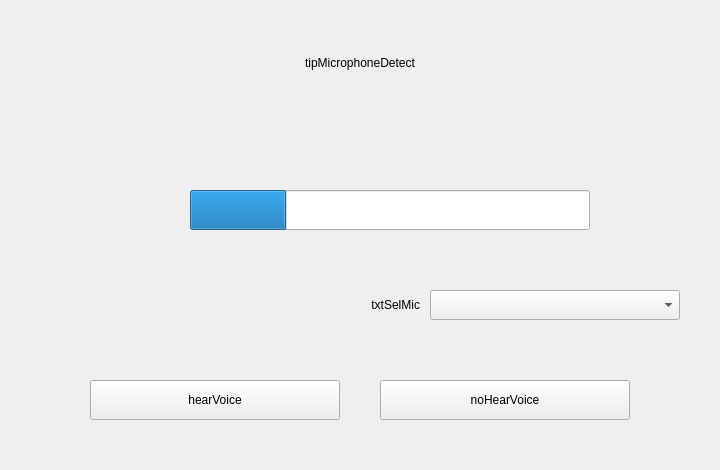
        <widget class="QWidget" name="page_micDetect">
         <layout class="QVBoxLayout" name="verticalLayout_4">
          <property name="spacing">
           <number>10</number>
          </property>
          <property name="leftMargin">
           <number>0</number>
          </property>
          <property name="topMargin">
           <number>10</number>
          </property>
          <property name="rightMargin">
           <number>0</number>
          </property>
          <property name="bottomMargin">
           <number>10</number>
          </property>
          <item>
           <widget class="QLabel" name="label_tipMicDetect">
            <property name="minimumSize">
             <size>
              <width>0</width>
              <height>60</height>
             </size>
            </property>
            <property name="maximumSize">
             <size>
              <width>16777215</width>
              <height>60</height>
             </size>
            </property>
            <property name="text">
             <string>tipMicrophoneDetect</string>
            </property>
            <property name="alignment">
             <set>Qt::AlignBottom|Qt::AlignHCenter</set>
            </property>
           </widget>
          </item>
          <item>
           <widget class="QLabel" name="label_msgMicDetect">
            <property name="minimumSize">
             <size>
              <width>0</width>
              <height>60</height>
             </size>
            </property>
            <property name="maximumSize">
             <size>
              <width>16777215</width>
              <height>60</height>
             </size>
            </property>
            <property name="text">
             <string/>
            </property>
            <property name="alignment">
             <set>Qt::AlignHCenter|Qt::AlignTop</set>
            </property>
           </widget>
          </item>
          <item>
           <spacer name="verticalSpacer_7">
            <property name="orientation">
             <enum>Qt::Vertical</enum>
            </property>
            <property name="sizeHint" stdset="0">
             <size>
              <width>20</width>
              <height>40</height>
             </size>
            </property>
           </spacer>
          </item>
          <item>
           <layout class="QHBoxLayout" name="hboxLayout_micVolume">
            <property name="spacing">
             <number>20</number>
            </property>
            <property name="sizeConstraint">
             <enum>QLayout::SetDefaultConstraint</enum>
            </property>
            <item>
             <spacer name="horizontalSpacer_8">
              <property name="orientation">
               <enum>Qt::Horizontal</enum>
              </property>
              <property name="sizeHint" stdset="0">
               <size>
                <width>40</width>
                <height>20</height>
               </size>
              </property>
             </spacer>
            </item>
            <item>
             <widget class="QLabel" name="label_micVolumeIcon">
              <property name="minimumSize">
               <size>
                <width>40</width>
                <height>40</height>
               </size>
              </property>
              <property name="maximumSize">
               <size>
                <width>40</width>
                <height>40</height>
               </size>
              </property>
              <property name="text">
               <string/>
              </property>
             </widget>
            </item>
            <item>
             <widget class="QProgressBar" name="progressBar_micVolume">
              <property name="minimumSize">
               <size>
                <width>400</width>
                <height>40</height>
               </size>
              </property>
              <property name="maximumSize">
               <size>
                <width>400</width>
                <height>40</height>
               </size>
              </property>
              <property name="value">
               <number>24</number>
              </property>
              <property name="textVisible">
               <bool>false</bool>
              </property>
              <property name="invertedAppearance">
               <bool>false</bool>
              </property>
             </widget>
            </item>
            <item>
             <spacer name="horizontalSpacer_9">
              <property name="orientation">
               <enum>Qt::Horizontal</enum>
              </property>
              <property name="sizeHint" stdset="0">
               <size>
                <width>40</width>
                <height>20</height>
               </size>
              </property>
             </spacer>
            </item>
           </layout>
          </item>
          <item>
           <spacer name="verticalSpacer_20">
            <property name="orientation">
             <enum>Qt::Vertical</enum>
            </property>
            <property name="sizeHint" stdset="0">
             <size>
              <width>20</width>
              <height>40</height>
             </size>
            </property>
           </spacer>
          </item>
          <item>
           <widget class="QWidget" name="widget_micSelect" native="true">
            <property name="minimumSize">
             <size>
              <width>0</width>
              <height>50</height>
             </size>
            </property>
            <property name="maximumSize">
             <size>
              <width>16777215</width>
              <height>50</height>
             </size>
            </property>
            <layout class="QHBoxLayout" name="horizontalLayout_4">
             <property name="spacing">
              <number>10</number>
             </property>
             <property name="leftMargin">
              <number>0</number>
             </property>
             <property name="topMargin">
              <number>0</number>
             </property>
             <property name="rightMargin">
              <number>0</number>
             </property>
             <property name="bottomMargin">
              <number>0</number>
             </property>
             <item>
              <widget class="QLabel" name="label_tipSelMic">
               <property name="minimumSize">
                <size>
                 <width>420</width>
                 <height>40</height>
                </size>
               </property>
               <property name="maximumSize">
                <size>
                 <width>420</width>
                 <height>40</height>
                </size>
               </property>
               <property name="text">
                <string>txtSelMic</string>
               </property>
               <property name="scaledContents">
                <bool>false</bool>
               </property>
               <property name="alignment">
                <set>Qt::AlignRight|Qt::AlignTrailing|Qt::AlignVCenter</set>
               </property>
              </widget>
             </item>
             <item>
              <widget class="QComboBox" name="comboBox_microphone">
               <property name="minimumSize">
                <size>
                 <width>250</width>
                 <height>30</height>
                </size>
               </property>
               <property name="maximumSize">
                <size>
                 <width>250</width>
                 <height>30</height>
                </size>
               </property>
              </widget>
             </item>
             <item>
              <spacer name="horizontalSpacer_11">
               <property name="orientation">
                <enum>Qt::Horizontal</enum>
               </property>
               <property name="sizeHint" stdset="0">
                <size>
                 <width>40</width>
                 <height>20</height>
                </size>
               </property>
              </spacer>
             </item>
            </layout>
           </widget>
          </item>
          <item>
           <spacer name="verticalSpacer_21">
            <property name="orientation">
             <enum>Qt::Vertical</enum>
            </property>
            <property name="sizeHint" stdset="0">
             <size>
              <width>20</width>
              <height>40</height>
             </size>
            </property>
           </spacer>
          </item>
          <item>
           <layout class="QHBoxLayout" name="hboxLayout_micBottom" stretch="0,0,0,0">
            <property name="spacing">
             <number>40</number>
            </property>
            <property name="sizeConstraint">
             <enum>QLayout::SetFixedSize</enum>
            </property>
            <item>
             <spacer name="horizontalSpacer_12">
              <property name="orientation">
               <enum>Qt::Horizontal</enum>
              </property>
              <property name="sizeHint" stdset="0">
               <size>
                <width>40</width>
                <height>20</height>
               </size>
              </property>
             </spacer>
            </item>
            <item>
             <widget class="QPushButton" name="pushButton_micHear">
              <property name="minimumSize">
               <size>
                <width>250</width>
                <height>40</height>
               </size>
              </property>
              <property name="maximumSize">
               <size>
                <width>250</width>
                <height>40</height>
               </size>
              </property>
              <property name="text">
               <string>hearVoice</string>
              </property>
             </widget>
            </item>
            <item>
             <widget class="QPushButton" name="pushButton_micNoHear">
              <property name="minimumSize">
               <size>
                <width>250</width>
                <height>40</height>
               </size>
              </property>
              <property name="maximumSize">
               <size>
                <width>250</width>
                <height>40</height>
               </size>
              </property>
              <property name="text">
               <string>noHearVoice</string>
              </property>
             </widget>
            </item>
            <item>
             <spacer name="horizontalSpacer_13">
              <property name="orientation">
               <enum>Qt::Horizontal</enum>
              </property>
              <property name="sizeHint" stdset="0">
               <size>
                <width>40</width>
                <height>20</height>
               </size>
              </property>
             </spacer>
            </item>
           </layout>
          </item>
          <item>
           <spacer name="verticalSpacer_22">
            <property name="orientation">
             <enum>Qt::Vertical</enum>
            </property>
            <property name="sizeHint" stdset="0">
             <size>
              <width>20</width>
              <height>40</height>
             </size>
            </property>
           </spacer>
          </item>
         </layout>
        </widget>
